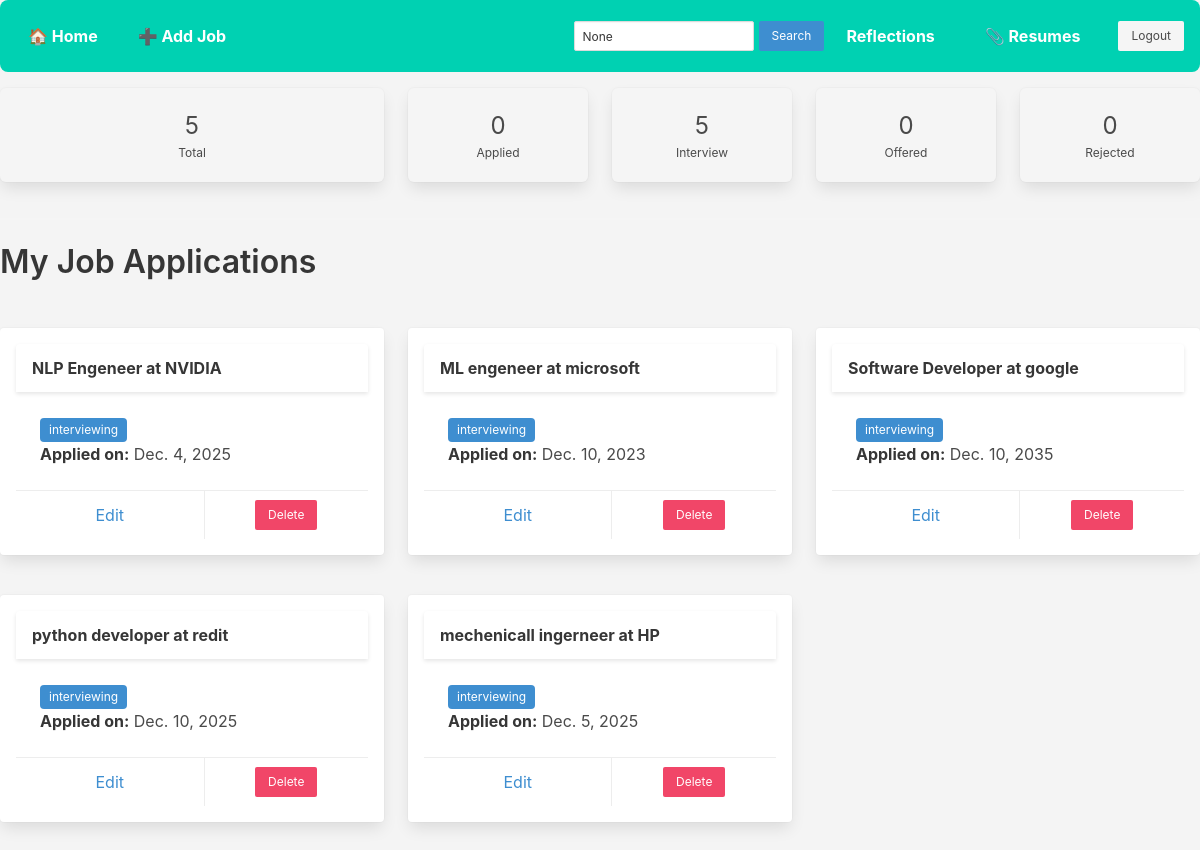
Page /joblist/?status=interviewing (signed in) on the earlier database version.
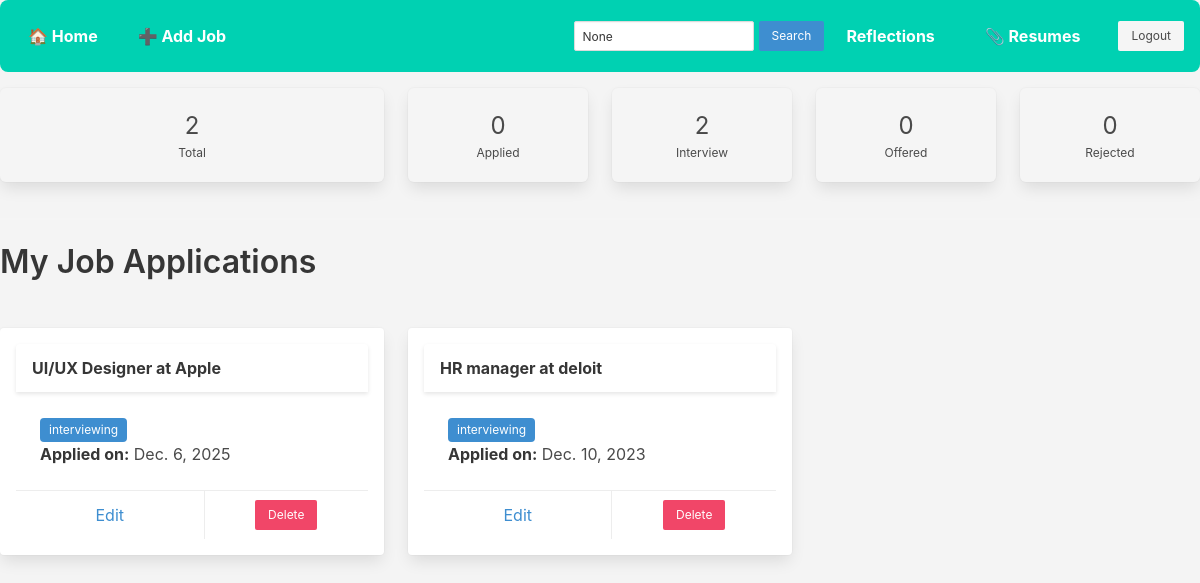
Same page on the later database version.
### jobs/models.py (models this page shows, shortened)
class Job(models.Model):
    STATUS_CHOICES = [
        ('applied', 'Applied'),
        ('interviewing', 'Interviewing'),
        ('offered', 'Offered'),
        ('rejected', 'Rejected'),
    ]
    user = models.ForeignKey(User, on_delete=models.CASCADE)
    company_name = models.CharField(max_length=100)
    position = models.CharField(max_length=100)
    application_date = models.DateField()
    status = models.CharField(max_length=20, choices=STATUS_CHOICES)
    notes = models.TextField(blank=True)
    from django.db import models

### jobs/views.py (the view)
# urls.py: path('joblist/', views.job_list, name="joblist"),
@login_required
def job_list(request):
    jobs = Job.objects.filter(user=request.user)
    query = request.GET.get('q')
    status_filter = request.GET.get('status')
    if query:
        jobs = jobs.filter(
            Q(company_name__icontains=query) | Q(position__icontains=query)
        )
    if status_filter and status_filter != "All":
        jobs = jobs.filter(status=status_filter)
    total_jobs = jobs.count()
    status_counts = {
        'Applied': jobs.filter(status='applied').count(),
        'Interview': jobs.filter(status='interviewing').count(),
        'Offered': jobs.filter(status='offered').count(),
        'Rejected': jobs.filter(status='rejected').count(),
    }
    context = {
        'jobs': jobs,
        'total_jobs': total_jobs,
        'status_counts': status_counts,
        'query': query,
        'status_filter': status_filter,
        'status_choices': ['All', 'Applied', 'Interview', 'Offered', 'Rejected']
    }
    return render(request, 'job_list.html', context)

### jobs/templates/job_list.html (shortened to what the changed rows need)
{% extends 'base.html' %}
{% block content %}
        <div class="columns is-multiline is-mobile mb-5">
            <div class="column is-4">
              <a href="{% url 'joblist' %}" class="box has-text-centered {% if not status_filter or status_filter == 'All' %}has-background-link-light has-text-weight-bold{% else %}has-background-light{% endif %}">
                <p class="is-size-4">{{ total_jobs }}</p>
                <p class="is-size-7">Total</p>
              </a>
            </div>
            <div class="column is-2">
              <a href="?status=interviewing" class="box has-text-centered {% if status_filter == 'Interview' %}has-background-info-light has-text-weight-bold{% else %}has-background-light{% endif %}">
                <p class="is-size-4">{{ status_counts.Interview }}</p>
                <p class="is-size-7">Interview</p>
              </a>
            </div>
        </div>
<h1 class="title">My Job Applications</h1>
<br>
            <div class="columns is-multiline">
              {% for job in jobs %}
                <div class="column is-one-third">
                  <div class="card">
                    <header class="card-header">
                      <p class="card-header-title">
                        {{ job.position }} at {{ job.company_name }}
                      </p>
                    </header>
                    <div class="card-content">
                      <div class="content">
                        <span class="tag
                          {% if job.status == 'applied' %}is-warning
                          {% elif job.status == 'interviewing' %}is-info
                          {% elif job.status == 'offered' %}is-success
                          {% elif job.status == 'rejected' %}is-danger
                          {% else %}is-light{% endif %}">
                          {{ job.status }}
                        </span>
                        <p><strong>Applied on:</strong> {{ job.application_date }}</p>
                      </div>
                    </div>
                    <footer class="card-footer">
                      <a href="{% url 'update_job' job.pk %}" class="card-footer-item has-text-info">Edit</a>
                      <form method="POST" action="{% url 'reflect_and_delete' job.id %}" onsubmit="return confirmDelete();" class="card-footer-item p-0">
                        <button type="submit" class="button is-danger is-small m-2">Delete</button>
                      </form>
                    </footer>
                  </div>
                </div>
              {% empty %}
                <p class="has-text-grey">No jobs added yet.</p>
              {% endfor %}
            </div>
{% endblock %}

Differences in the rows shown:
removed Job: position "NLP Engeneer", company_name "NVIDIA", status "interviewing", application_date "Dec. 4, 2025"
removed Job: position "ML engeneer", company_name "microsoft", status "interviewing", application_date "Dec. 10, 2023"
removed Job: position "Software Developer", company_name "google", status "interviewing", application_date "Dec. 10, 2035"
removed Job: position "python developer", company_name "redit", status "interviewing", application_date "Dec. 10, 2025"
no longer on this page (row edited): Job: position "mechenicall ingerneer", company_name "HP", status "interviewing", application_date "Dec. 5, 2025"
now on this page (row edited): Job: position "UI/UX Designer", company_name "Apple", status "interviewing", application_date "Dec. 6, 2025"
added Job: position "HR manager", company_name "deloit", status "interviewing", application_date "Dec. 10, 2023"
Other differences:
{{ total_jobs }}: "5" → "2"
{{ status_counts.Interview }}: "5" → "2"
